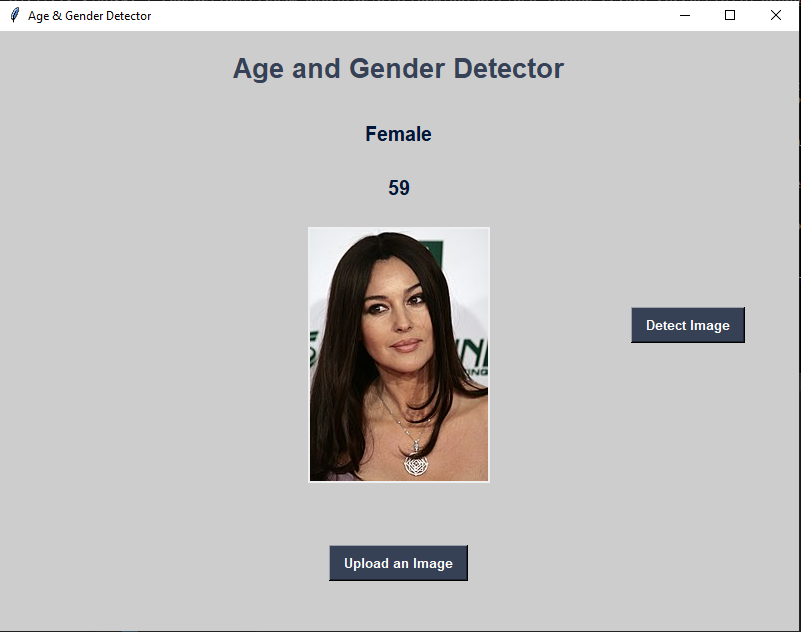
#> input picture Output_Image_1.PNG, 801 x 632 px
$ jupyter execute --allow-errors opencv_basics.ipynb
#> lines starting #> are read from the running program, lines starting #| are printed output that depends on the picture
[cell 1]
import cv2
from matplotlib import pyplot as plt

# Plotting

[cell 2]
img=cv2.imread("Output_Image_1.PNG")
#> img is the input picture: shape (632, 801, 3); mean B, G, R 193.5, 194.1, 195.8

[cell 3]
plt.imshow(img)

[cell 4]
img1=cv2.imread("Output_Image_1.PNG",0)
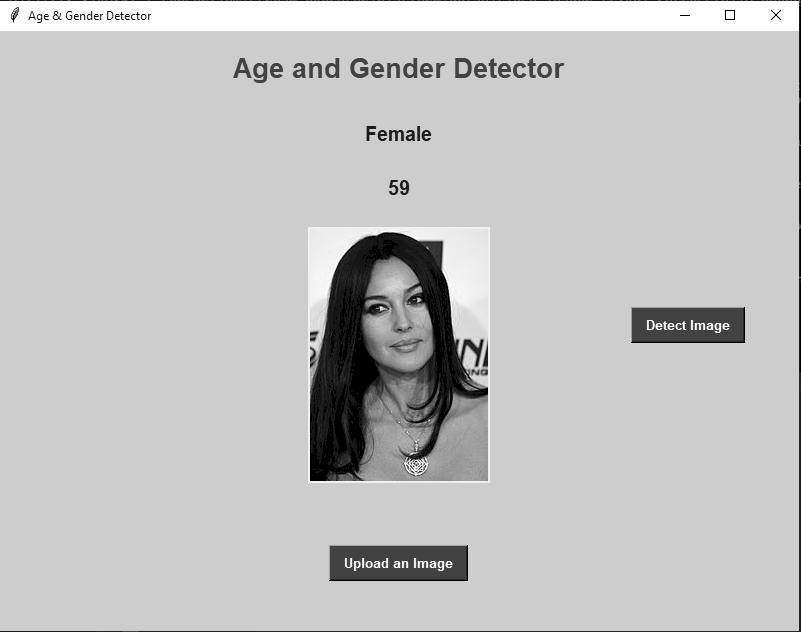
#> img1: shape (632, 801); min 0, max 255, mean 194.6

[cell 5]
plt.imshow(img1)

# Arithmetic Operation

[cell 6]
img2=cv2.imread("Output_Image_4.PNG",0)

## Addition

[cell 7]
result=img1+img1
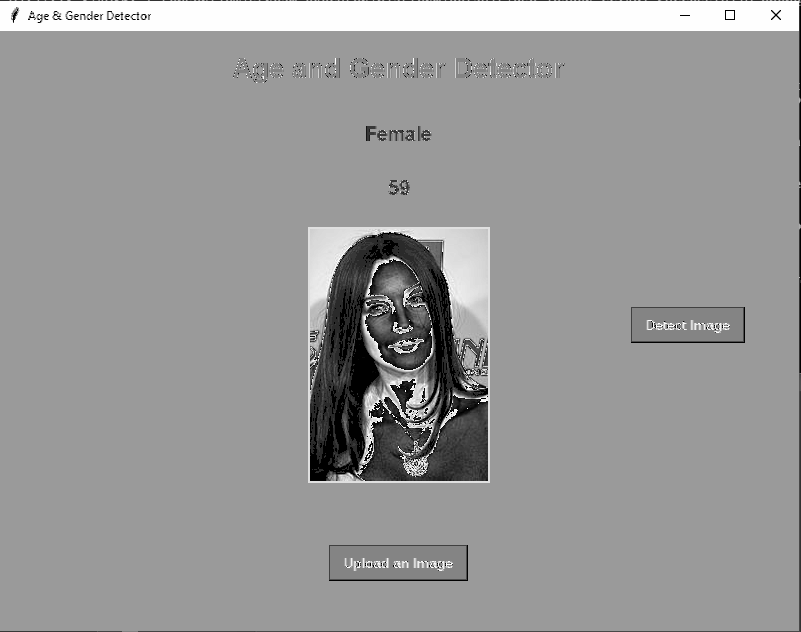
#> result: shape (632, 801); min 0, max 254, mean 152.4

[cell 8]
plt.imshow(result)

## Subtraction

[cell 9]
result=img1-img1
#> result: shape (632, 801); every value is 0

[cell 10]
plt.imshow(result)

## Multiplication

[cell 11]
result=img1*img1
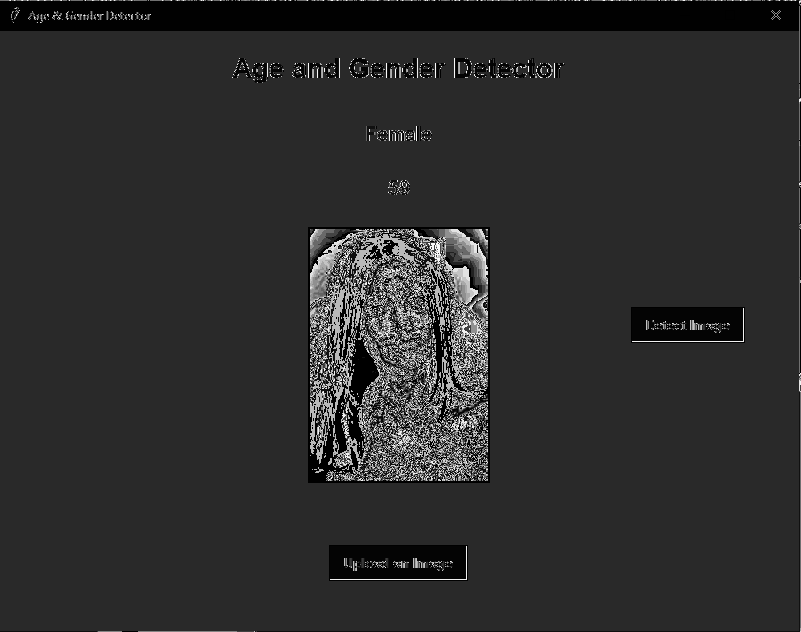
#> result: shape (632, 801); min 0, max 249, mean 44.1
plt.imshow(result)

## Division

[cell 12]
result=img1/img1
#> result: shape (632, 801) float64; 1.36% of the values are NaN or infinite; the others: min 1, max 1, mean 1
plt.imshow(result)
